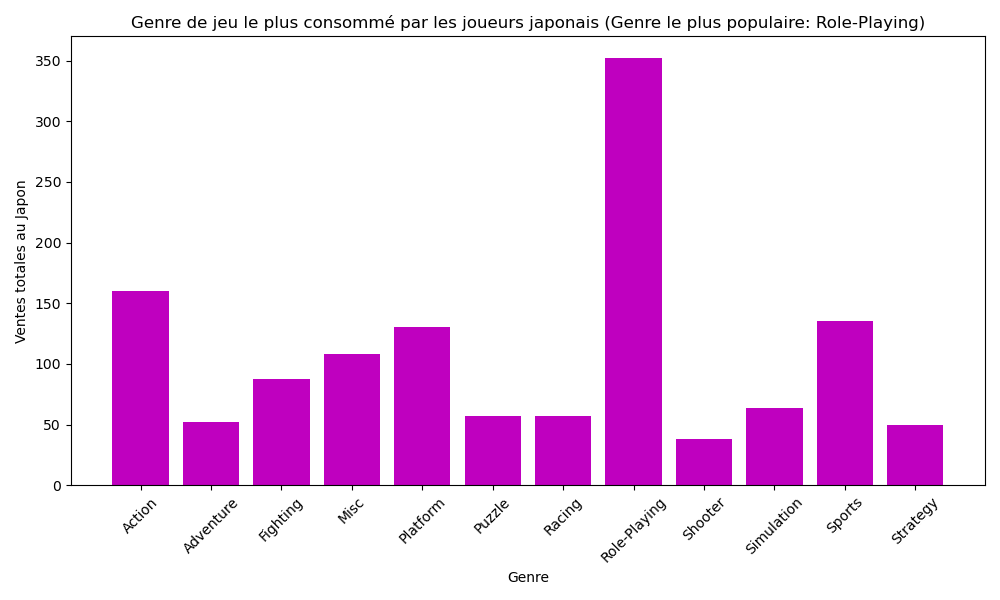

Source code (Python):
import pandas as pd
import matplotlib.pyplot as plt

# Charger les données depuis un fichier CSV (à adapter à votre fichier)
data = pd.read_csv('vgsales.csv')

# Regrouper les données par genre et calculer les ventes totales au Japon
genre_jp_sales = data.groupby('Genre')['JP_Sales'].sum()

# Sélectionner le genre avec les ventes totales les plus élevées au Japon
most_popular_genre_jp = genre_jp_sales.idxmax()

# Créer un graphique à barres
plt.figure(figsize=(10, 6))
plt.bar(genre_jp_sales.index, genre_jp_sales.values, color='m')
plt.xlabel('Genre')
plt.ylabel('Ventes totales au Japon')
plt.title(f'Genre de jeu le plus consommé par les joueurs japonais (Genre le plus populaire: {most_popular_genre_jp})')
plt.xticks(rotation=45)
plt.tight_layout()

# Afficher le graphique
plt.show()
